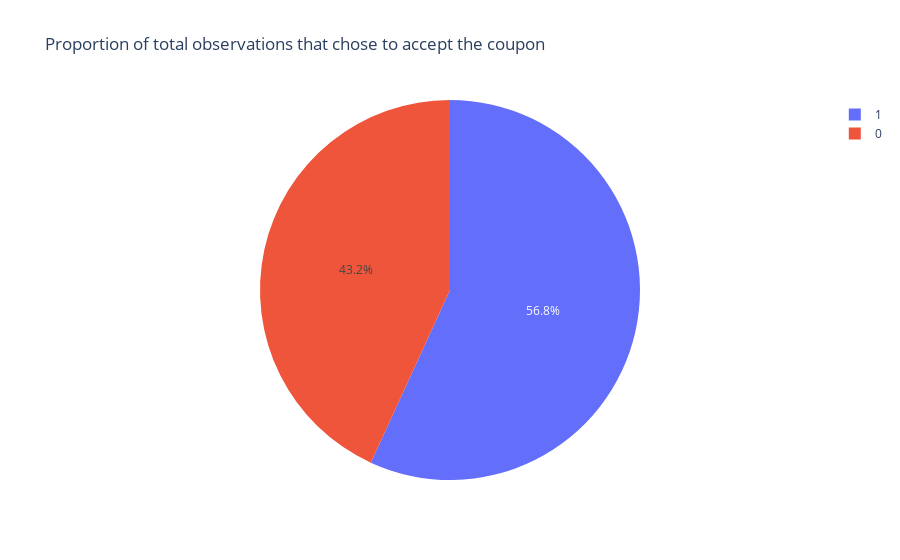

The notebook cell this image was saved under:
### Code cell
fig = px.pie(values=data['Y'].value_counts(), names=data['Y'].value_counts().index, title='Proportion of total observations that chose to accept the coupon')
fig.show()

### Figure 1 — Plotly figure (JSON) as saved in the notebook; plotly's stock layout.template omitted (floating-point values rounded to 4 significant figures)
{"data": [{"domain": {"x": [0, 1], "y": [0, 1]}, "hovertemplate": "label=%{label}<br>value=%{value}<extra></extra>", "labels": [1, 0], "legendgroup": "", "name": "", "showlegend": true, "type": "pie", "values": [7210, 5474]}], "layout": {"autosize": true, "legend": {"tracegroupgap": 0}, "title": {"text": "Proportion of total observations that chose to accept the coupon"}}}
